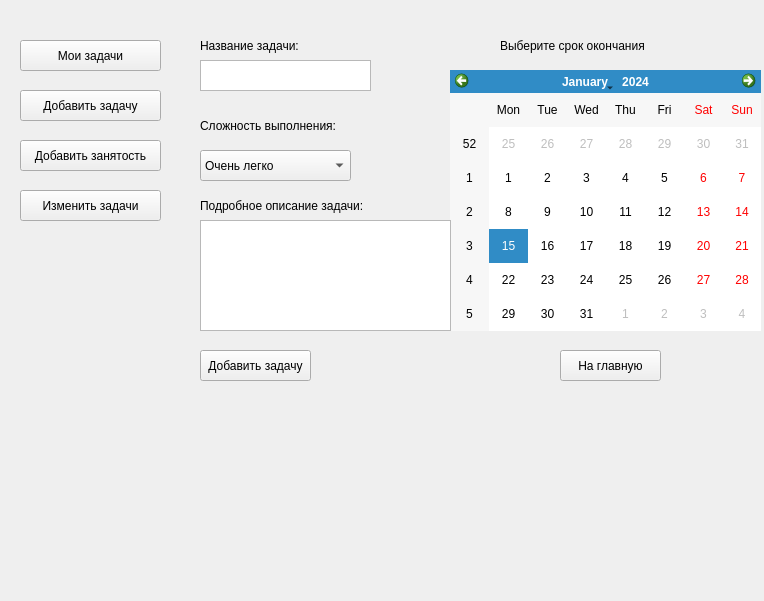
<?xml version="1.0" encoding="UTF-8"?>
<ui version="4.0">
 <class>keknaizer</class>
 <widget class="QWidget" name="keknaizer">
  <property name="geometry">
   <rect>
    <x>0</x>
    <y>0</y>
    <width>764</width>
    <height>601</height>
   </rect>
  </property>
  <property name="windowTitle">
   <string>keknaizer</string>
  </property>
  <property name="styleSheet">
   <string notr="true">rgb (252, 175, 62)</string>
  </property>
  <widget class="QStackedWidget" name="stackedWidget">
   <property name="geometry">
    <rect>
     <x>170</x>
     <y>0</y>
     <width>591</width>
     <height>551</height>
    </rect>
   </property>
   <property name="currentIndex">
    <number>1</number>
   </property>
   <widget class="QWidget" name="page">
    <widget class="QLabel" name="label_12">
     <property name="geometry">
      <rect>
       <x>220</x>
       <y>160</y>
       <width>149</width>
       <height>17</height>
      </rect>
     </property>
     <property name="sizePolicy">
      <sizepolicy hsizetype="Fixed" vsizetype="Preferred">
       <horstretch>0</horstretch>
       <verstretch>0</verstretch>
      </sizepolicy>
     </property>
     <property name="minimumSize">
      <size>
       <width>70</width>
       <height>0</height>
      </size>
     </property>
     <property name="text">
      <string>Помыть соседа</string>
     </property>
    </widget>
    <widget class="QPushButton" name="pushButton_6">
     <property name="geometry">
      <rect>
       <x>340</x>
       <y>260</y>
       <width>151</width>
       <height>31</height>
      </rect>
     </property>
     <property name="text">
      <string>Добавить новую задачу</string>
     </property>
    </widget>
    <widget class="QProgressBar" name="progressBar">
     <property name="geometry">
      <rect>
       <x>30</x>
       <y>200</y>
       <width>491</width>
       <height>41</height>
      </rect>
     </property>
     <property name="value">
      <number>24</number>
     </property>
    </widget>
    <widget class="QLabel" name="label_11">
     <property name="geometry">
      <rect>
       <x>200</x>
       <y>20</y>
       <width>149</width>
       <height>17</height>
      </rect>
     </property>
     <property name="sizePolicy">
      <sizepolicy hsizetype="Fixed" vsizetype="Preferred">
       <horstretch>0</horstretch>
       <verstretch>0</verstretch>
      </sizepolicy>
     </property>
     <property name="minimumSize">
      <size>
       <width>70</width>
       <height>0</height>
      </size>
     </property>
     <property name="text">
      <string>Мои    задачи</string>
     </property>
    </widget>
   </widget>
   <widget class="QWidget" name="page_2">
    <widget class="QLabel" name="label">
     <property name="geometry">
      <rect>
       <x>330</x>
       <y>30</y>
       <width>171</width>
       <height>31</height>
      </rect>
     </property>
     <property name="text">
      <string>Выберите срок окончания</string>
     </property>
    </widget>
    <widget class="QLabel" name="label_2">
     <property name="geometry">
      <rect>
       <x>30</x>
       <y>30</y>
       <width>171</width>
       <height>31</height>
      </rect>
     </property>
     <property name="text">
      <string>Название задачи:</string>
     </property>
    </widget>
    <widget class="QLabel" name="label_21">
     <property name="geometry">
      <rect>
       <x>30</x>
       <y>110</y>
       <width>171</width>
       <height>31</height>
      </rect>
     </property>
     <property name="text">
      <string>Сложность выполнения:</string>
     </property>
    </widget>
    <widget class="QComboBox" name="comboBox_9">
     <property name="geometry">
      <rect>
       <x>30</x>
       <y>150</y>
       <width>151</width>
       <height>31</height>
      </rect>
     </property>
     <item>
      <property name="text">
       <string>Очень легко</string>
      </property>
     </item>
     <item>
      <property name="text">
       <string>Легко</string>
      </property>
     </item>
     <item>
      <property name="text">
       <string>Не очень легко</string>
      </property>
     </item>
     <item>
      <property name="text">
       <string>Не очень..</string>
      </property>
     </item>
     <item>
      <property name="text">
       <string>Сложно</string>
      </property>
     </item>
     <item>
      <property name="text">
       <string>Очень сложно</string>
      </property>
     </item>
     <item>
      <property name="text">
       <string>O_O</string>
      </property>
     </item>
     <item>
      <property name="text">
       <string>GODMODE</string>
      </property>
     </item>
    </widget>
    <widget class="QLabel" name="label_22">
     <property name="geometry">
      <rect>
       <x>30</x>
       <y>190</y>
       <width>181</width>
       <height>31</height>
      </rect>
     </property>
     <property name="text">
      <string>Подробное описание задачи:</string>
     </property>
    </widget>
    <widget class="QCalendarWidget" name="calendarWidget">
     <property name="geometry">
      <rect>
       <x>280</x>
       <y>70</y>
       <width>311</width>
       <height>261</height>
      </rect>
     </property>
    </widget>
    <widget class="QPushButton" name="pushButton_8">
     <property name="geometry">
      <rect>
       <x>30</x>
       <y>350</y>
       <width>111</width>
       <height>31</height>
      </rect>
     </property>
     <property name="text">
      <string>Добавить задачу</string>
     </property>
    </widget>
    <widget class="QPushButton" name="pushButton_9">
     <property name="geometry">
      <rect>
       <x>390</x>
       <y>350</y>
       <width>101</width>
       <height>31</height>
      </rect>
     </property>
     <property name="text">
      <string>На главную</string>
     </property>
    </widget>
    <widget class="QPlainTextEdit" name="plainTextEdit_3">
     <property name="geometry">
      <rect>
       <x>30</x>
       <y>220</y>
       <width>251</width>
       <height>111</height>
      </rect>
     </property>
    </widget>
    <widget class="QPlainTextEdit" name="plainTextEdit_4">
     <property name="geometry">
      <rect>
       <x>30</x>
       <y>60</y>
       <width>171</width>
       <height>31</height>
      </rect>
     </property>
    </widget>
   </widget>
   <widget class="QWidget" name="page_3">
    <widget class="QWidget" name="layoutWidget">
     <property name="geometry">
      <rect>
       <x>50</x>
       <y>20</y>
       <width>418</width>
       <height>534</height>
      </rect>
     </property>
     <layout class="QVBoxLayout" name="verticalLayout_3" stretch="0,0,0,0,0,0,0,0,0,0,0,0,0,0,0">
      <property name="leftMargin">
       <number>0</number>
      </property>
      <property name="bottomMargin">
       <number>3</number>
      </property>
      <item alignment="Qt::AlignHCenter">
       <widget class="QLabel" name="label_13">
        <property name="sizePolicy">
         <sizepolicy hsizetype="Fixed" vsizetype="Preferred">
          <horstretch>0</horstretch>
          <verstretch>0</verstretch>
         </sizepolicy>
        </property>
        <property name="minimumSize">
         <size>
          <width>70</width>
          <height>0</height>
         </size>
        </property>
        <property name="text">
         <string>Укажите вашу занятость:</string>
        </property>
       </widget>
      </item>
      <item>
       <spacer name="verticalSpacer_8">
        <property name="orientation">
         <enum>Qt::Vertical</enum>
        </property>
        <property name="sizeHint" stdset="0">
         <size>
          <width>20</width>
          <height>17</height>
         </size>
        </property>
       </spacer>
      </item>
      <item>
       <layout class="QHBoxLayout" name="horizontalLayout_6">
        <item>
         <spacer name="horizontalSpacer_11">
          <property name="orientation">
           <enum>Qt::Horizontal</enum>
          </property>
          <property name="sizeHint" stdset="0">
           <size>
            <width>76</width>
            <height>20</height>
           </size>
          </property>
         </spacer>
        </item>
        <item>
         <widget class="QLabel" name="label_14">
          <property name="minimumSize">
           <size>
            <width>30</width>
            <height>0</height>
           </size>
          </property>
          <property name="text">
           <string>Часы</string>
          </property>
         </widget>
        </item>
        <item>
         <spacer name="horizontalSpacer_12">
          <property name="orientation">
           <enum>Qt::Horizontal</enum>
          </property>
          <property name="sizeHint" stdset="0">
           <size>
            <width>79</width>
            <height>20</height>
           </size>
          </property>
         </spacer>
        </item>
        <item>
         <widget class="QLabel" name="label_15">
          <property name="minimumSize">
           <size>
            <width>40</width>
            <height>0</height>
           </size>
          </property>
          <property name="text">
           <string>Минуты</string>
          </property>
         </widget>
        </item>
        <item>
         <spacer name="horizontalSpacer_13">
          <property name="orientation">
           <enum>Qt::Horizontal</enum>
          </property>
          <property name="sizeHint" stdset="0">
           <size>
            <width>10</width>
            <height>20</height>
           </size>
          </property>
         </spacer>
        </item>
       </layout>
      </item>
      <item>
       <spacer name="verticalSpacer_9">
        <property name="orientation">
         <enum>Qt::Vertical</enum>
        </property>
        <property name="sizeHint" stdset="0">
         <size>
          <width>20</width>
          <height>17</height>
         </size>
        </property>
       </spacer>
      </item>
      <item>
       <layout class="QHBoxLayout" name="horizontalLayout_7">
        <item>
         <widget class="QLabel" name="label_16">
          <property name="minimumSize">
           <size>
            <width>20</width>
            <height>0</height>
           </size>
          </property>
          <property name="text">
           <string>С</string>
          </property>
         </widget>
        </item>
        <item>
         <spacer name="horizontalSpacer_14">
          <property name="orientation">
           <enum>Qt::Horizontal</enum>
          </property>
          <property name="sizeHint" stdset="0">
           <size>
            <width>88</width>
            <height>20</height>
           </size>
          </property>
         </spacer>
        </item>
        <item>
         <widget class="QComboBox" name="comboBox_4">
          <property name="minimumSize">
           <size>
            <width>101</width>
            <height>0</height>
           </size>
          </property>
          <property name="styleSheet">
           <string notr="true">QComboBox {
background-color:rgb(173, 127, 168);
}</string>
          </property>
          <property name="maxCount">
           <number>23</number>
          </property>
          <item>
           <property name="text">
            <string>0</string>
           </property>
          </item>
          <item>
           <property name="text">
            <string>1</string>
           </property>
          </item>
          <item>
           <property name="text">
            <string>2</string>
           </property>
          </item>
          <item>
           <property name="text">
            <string>3</string>
           </property>
          </item>
          <item>
           <property name="text">
            <string>4</string>
           </property>
          </item>
          <item>
           <property name="text">
            <string>5</string>
           </property>
          </item>
          <item>
           <property name="text">
            <string>6</string>
           </property>
          </item>
          <item>
           <property name="text">
            <string>7</string>
           </property>
          </item>
          <item>
           <property name="text">
            <string>8</string>
           </property>
          </item>
          <item>
           <property name="text">
            <string>9</string>
           </property>
          </item>
          <item>
           <property name="text">
            <string>10</string>
           </property>
          </item>
          <item>
           <property name="text">
            <string>11</string>
           </property>
          </item>
          <item>
           <property name="text">
            <string>12</string>
           </property>
          </item>
          <item>
           <property name="text">
            <string>13</string>
           </property>
          </item>
          <item>
           <property name="text">
            <string>14</string>
           </property>
          </item>
          <item>
           <property name="text">
            <string>15</string>
           </property>
          </item>
          <item>
           <property name="text">
            <string>16</string>
           </property>
          </item>
          <item>
           <property name="text">
            <string>17</string>
           </property>
          </item>
          <item>
           <property name="text">
            <string>18</string>
           </property>
          </item>
          <item>
           <property name="text">
            <string>19</string>
           </property>
          </item>
          <item>
           <property name="text">
            <string>20</string>
           </property>
          </item>
          <item>
           <property name="text">
            <string>21</string>
           </property>
          </item>
          <item>
           <property name="text">
            <string>23</string>
           </property>
          </item>
         </widget>
        </item>
        <item>
         <spacer name="horizontalSpacer_15">
          <property name="orientation">
           <enum>Qt::Horizontal</enum>
          </property>
          <property name="sizeHint" stdset="0">
           <size>
            <width>80</width>
            <height>20</height>
           </size>
          </property>
         </spacer>
        </item>
        <item>
         <widget class="QComboBox" name="comboBox_6">
          <property name="minimumSize">
           <size>
            <width>101</width>
            <height>0</height>
           </size>
          </property>
          <property name="maxCount">
           <number>59</number>
          </property>
          <item>
           <property name="text">
            <string>0</string>
           </property>
          </item>
          <item>
           <property name="text">
            <string>1</string>
           </property>
          </item>
          <item>
           <property name="text">
            <string>2</string>
           </property>
          </item>
          <item>
           <property name="text">
            <string>3</string>
           </property>
          </item>
          <item>
           <property name="text">
            <string>4</string>
           </property>
          </item>
          <item>
           <property name="text">
            <string>5</string>
           </property>
          </item>
          <item>
           <property name="text">
            <string>6</string>
           </property>
          </item>
          <item>
           <property name="text">
            <string>7</string>
           </property>
          </item>
          <item>
           <property name="text">
            <string>8</string>
           </property>
          </item>
          <item>
           <property name="text">
            <string>9</string>
           </property>
          </item>
          <item>
           <property name="text">
            <string>10</string>
           </property>
          </item>
          <item>
           <property name="text">
            <string>11</string>
           </property>
          </item>
          <item>
           <property name="text">
            <string>12</string>
           </property>
          </item>
          <item>
           <property name="text">
            <string>13</string>
           </property>
          </item>
          <item>
           <property name="text">
            <string>14</string>
           </property>
          </item>
          <item>
           <property name="text">
            <string>15</string>
           </property>
          </item>
          <item>
           <property name="text">
            <string>16</string>
           </property>
          </item>
          <item>
           <property name="text">
            <string>17</string>
           </property>
          </item>
          <item>
           <property name="text">
            <string>18</string>
           </property>
          </item>
          <item>
           <property name="text">
            <string>19</string>
           </property>
          </item>
          <item>
           <property name="text">
            <string>20</string>
           </property>
          </item>
          <item>
           <property name="text">
            <string>21</string>
           </property>
          </item>
          <item>
           <property name="text">
            <string>22</string>
           </property>
          </item>
          <item>
           <property name="text">
            <string>23</string>
           </property>
          </item>
          <item>
           <property name="text">
            <string>24</string>
           </property>
          </item>
          <item>
           <property name="text">
            <string>25</string>
           </property>
          </item>
          <item>
           <property name="text">
            <string>26</string>
           </property>
          </item>
          <item>
           <property name="text">
            <string>27</string>
           </property>
          </item>
          <item>
           <property name="text">
            <string>28</string>
           </property>
          </item>
          <item>
           <property name="text">
            <string>29</string>
           </property>
          </item>
          <item>
           <property name="text">
            <string>30</string>
           </property>
          </item>
          <item>
           <property name="text">
            <string>31</string>
           </property>
          </item>
          <item>
           <property name="text">
            <string>32</string>
           </property>
          </item>
          <item>
           <property name="text">
            <string>33</string>
           </property>
          </item>
          <item>
           <property name="text">
            <string>34</string>
           </property>
          </item>
          <item>
           <property name="text">
            <string>35</string>
           </property>
          </item>
          <item>
           <property name="text">
            <string>36</string>
           </property>
          </item>
          <item>
           <property name="text">
            <string>37</string>
           </property>
          </item>
          <item>
           <property name="text">
            <string>38</string>
           </property>
          </item>
          <item>
           <property name="text">
            <string>39</string>
           </property>
          </item>
          <item>
           <property name="text">
            <string>40</string>
           </property>
          </item>
          <item>
           <property name="text">
            <string>41</string>
           </property>
          </item>
          <item>
           <property name="text">
            <string>42</string>
           </property>
          </item>
          <item>
           <property name="text">
            <string>43</string>
           </property>
          </item>
          <item>
           <property name="text">
            <string>44</string>
           </property>
          </item>
          <item>
           <property name="text">
            <string>45</string>
           </property>
          </item>
          <item>
           <property name="text">
            <string>46</string>
           </property>
          </item>
          <item>
           <property name="text">
            <string>47</string>
           </property>
          </item>
          <item>
           <property name="text">
            <string>48</string>
           </property>
          </item>
          <item>
           <property name="text">
            <string>49</string>
           </property>
          </item>
          <item>
           <property name="text">
            <string>50</string>
           </property>
          </item>
          <item>
           <property name="text">
            <string>51</string>
           </property>
          </item>
          <item>
           <property name="text">
            <string>52</string>
           </property>
          </item>
          <item>
           <property name="text">
            <string>53</string>
           </property>
          </item>
          <item>
           <property name="text">
            <string>54</string>
           </property>
          </item>
          <item>
           <property name="text">
            <string>55</string>
           </property>
          </item>
          <item>
           <property name="text">
            <string>56</string>
           </property>
          </item>
          <item>
           <property name="text">
            <string>57</string>
           </property>
          </item>
          <item>
           <property name="text">
            <string>59</string>
           </property>
          </item>
         </widget>
        </item>
       </layout>
      </item>
      <item>
       <spacer name="verticalSpacer_10">
        <property name="orientation">
         <enum>Qt::Vertical</enum>
        </property>
        <property name="sizeHint" stdset="0">
         <size>
          <width>20</width>
          <height>17</height>
         </size>
        </property>
       </spacer>
      </item>
      <item>
       <layout class="QHBoxLayout" name="horizontalLayout_8">
        <item>
         <spacer name="horizontalSpacer_16">
          <property name="orientation">
           <enum>Qt::Horizontal</enum>
          </property>
          <property name="sizeHint" stdset="0">
           <size>
            <width>76</width>
            <height>20</height>
           </size>
          </property>
         </spacer>
        </item>
        <item>
         <widget class="QLabel" name="label_17">
          <property name="minimumSize">
           <size>
            <width>30</width>
            <height>0</height>
           </size>
          </property>
          <property name="text">
           <string>Часы</string>
          </property>
         </widget>
        </item>
        <item>
         <spacer name="horizontalSpacer_17">
          <property name="orientation">
           <enum>Qt::Horizontal</enum>
          </property>
          <property name="sizeHint" stdset="0">
           <size>
            <width>79</width>
            <height>20</height>
           </size>
          </property>
         </spacer>
        </item>
        <item>
         <widget class="QLabel" name="label_18">
          <property name="minimumSize">
           <size>
            <width>40</width>
            <height>0</height>
           </size>
          </property>
          <property name="text">
           <string>Минуты</string>
          </property>
         </widget>
        </item>
        <item>
         <spacer name="horizontalSpacer_18">
          <property name="orientation">
           <enum>Qt::Horizontal</enum>
          </property>
          <property name="sizeHint" stdset="0">
           <size>
            <width>10</width>
            <height>20</height>
           </size>
          </property>
         </spacer>
        </item>
       </layout>
      </item>
      <item>
       <spacer name="verticalSpacer_11">
        <property name="orientation">
         <enum>Qt::Vertical</enum>
        </property>
        <property name="sizeHint" stdset="0">
         <size>
          <width>20</width>
          <height>17</height>
         </size>
        </property>
       </spacer>
      </item>
      <item>
       <layout class="QHBoxLayout" name="horizontalLayout_2">
        <property name="sizeConstraint">
         <enum>QLayout::SetDefaultConstraint</enum>
        </property>
        <item>
         <widget class="QLabel" name="label_19">
          <property name="sizePolicy">
           <sizepolicy hsizetype="Expanding" vsizetype="Preferred">
            <horstretch>0</horstretch>
            <verstretch>0</verstretch>
           </sizepolicy>
          </property>
          <property name="minimumSize">
           <size>
            <width>20</width>
            <height>0</height>
           </size>
          </property>
          <property name="text">
           <string>До</string>
          </property>
         </widget>
        </item>
        <item>
         <spacer name="horizontalSpacer_19">
          <property name="orientation">
           <enum>Qt::Horizontal</enum>
          </property>
          <property name="sizeHint" stdset="0">
           <size>
            <width>88</width>
            <height>20</height>
           </size>
          </property>
         </spacer>
        </item>
        <item>
         <widget class="QComboBox" name="comboBox_7">
          <property name="minimumSize">
           <size>
            <width>101</width>
            <height>0</height>
           </size>
          </property>
          <property name="maxCount">
           <number>23</number>
          </property>
          <item>
           <property name="text">
            <string>0</string>
           </property>
          </item>
          <item>
           <property name="text">
            <string>1</string>
           </property>
          </item>
          <item>
           <property name="text">
            <string>2</string>
           </property>
          </item>
          <item>
           <property name="text">
            <string>3</string>
           </property>
          </item>
          <item>
           <property name="text">
            <string>4</string>
           </property>
          </item>
          <item>
           <property name="text">
            <string>5</string>
           </property>
          </item>
          <item>
           <property name="text">
            <string>6</string>
           </property>
          </item>
          <item>
           <property name="text">
            <string>7</string>
           </property>
          </item>
          <item>
           <property name="text">
            <string>8</string>
           </property>
          </item>
          <item>
           <property name="text">
            <string>9</string>
           </property>
          </item>
          <item>
           <property name="text">
            <string>10</string>
           </property>
          </item>
          <item>
           <property name="text">
            <string>11</string>
           </property>
          </item>
          <item>
           <property name="text">
            <string>12</string>
           </property>
          </item>
          <item>
           <property name="text">
            <string>13</string>
           </property>
          </item>
          <item>
           <property name="text">
            <string>14</string>
           </property>
          </item>
          <item>
           <property name="text">
            <string>15</string>
           </property>
          </item>
          <item>
           <property name="text">
            <string>16</string>
           </property>
          </item>
          <item>
           <property name="text">
            <string>17</string>
           </property>
          </item>
          <item>
           <property name="text">
            <string>18</string>
           </property>
          </item>
          <item>
           <property name="text">
            <string>19</string>
           </property>
          </item>
          <item>
           <property name="text">
            <string>20</string>
           </property>
          </item>
          <item>
           <property name="text">
            <string>21</string>
           </property>
          </item>
          <item>
           <property name="text">
            <string>23</string>
           </property>
          </item>
         </widget>
        </item>
        <item>
         <spacer name="horizontalSpacer_20">
          <property name="orientation">
           <enum>Qt::Horizontal</enum>
          </property>
          <property name="sizeHint" stdset="0">
           <size>
            <width>80</width>
            <height>20</height>
           </size>
          </property>
         </spacer>
        </item>
        <item>
         <widget class="QComboBox" name="comboBox_8">
          <property name="minimumSize">
           <size>
            <width>101</width>
            <height>0</height>
           </size>
          </property>
          <property name="maxCount">
           <number>59</number>
          </property>
          <item>
           <property name="text">
            <string>0</string>
           </property>
          </item>
          <item>
           <property name="text">
            <string>1</string>
           </property>
          </item>
          <item>
           <property name="text">
            <string>2</string>
           </property>
          </item>
          <item>
           <property name="text">
            <string>3</string>
           </property>
          </item>
          <item>
           <property name="text">
            <string>4</string>
           </property>
          </item>
          <item>
           <property name="text">
            <string>5</string>
           </property>
          </item>
          <item>
           <property name="text">
            <string>6</string>
           </property>
          </item>
          <item>
           <property name="text">
            <string>7</string>
           </property>
          </item>
          <item>
           <property name="text">
            <string>8</string>
           </property>
          </item>
          <item>
           <property name="text">
            <string>9</string>
           </property>
          </item>
          <item>
           <property name="text">
            <string>10</string>
           </property>
          </item>
          <item>
           <property name="text">
            <string>11</string>
           </property>
          </item>
          <item>
           <property name="text">
            <string>12</string>
           </property>
          </item>
          <item>
           <property name="text">
            <string>13</string>
           </property>
          </item>
          <item>
           <property name="text">
            <string>14</string>
           </property>
          </item>
          <item>
           <property name="text">
            <string>15</string>
           </property>
          </item>
          <item>
           <property name="text">
            <string>16</string>
           </property>
          </item>
          <item>
           <property name="text">
            <string>17</string>
           </property>
          </item>
          <item>
           <property name="text">
            <string>18</string>
           </property>
          </item>
          <item>
           <property name="text">
            <string>19</string>
           </property>
          </item>
          <item>
           <property name="text">
            <string>20</string>
           </property>
          </item>
          <item>
           <property name="text">
            <string>21</string>
           </property>
          </item>
          <item>
           <property name="text">
            <string>22</string>
           </property>
          </item>
          <item>
           <property name="text">
            <string>23</string>
           </property>
          </item>
          <item>
           <property name="text">
            <string>24</string>
           </property>
          </item>
          <item>
           <property name="text">
            <string>25</string>
           </property>
          </item>
          <item>
           <property name="text">
            <string>26</string>
           </property>
          </item>
          <item>
           <property name="text">
            <string>27</string>
           </property>
          </item>
          <item>
           <property name="text">
            <string>28</string>
           </property>
          </item>
          <item>
           <property name="text">
            <string>29</string>
           </property>
          </item>
          <item>
           <property name="text">
            <string>30</string>
           </property>
          </item>
          <item>
           <property name="text">
            <string>31</string>
           </property>
          </item>
          <item>
           <property name="text">
            <string>32</string>
           </property>
          </item>
          <item>
           <property name="text">
            <string>33</string>
           </property>
          </item>
          <item>
           <property name="text">
            <string>34</string>
           </property>
          </item>
          <item>
           <property name="text">
            <string>35</string>
           </property>
          </item>
          <item>
           <property name="text">
            <string>36</string>
           </property>
          </item>
          <item>
           <property name="text">
            <string>37</string>
           </property>
          </item>
          <item>
           <property name="text">
            <string>38</string>
           </property>
          </item>
          <item>
           <property name="text">
            <string>39</string>
           </property>
          </item>
          <item>
           <property name="text">
            <string>40</string>
           </property>
          </item>
          <item>
           <property name="text">
            <string>41</string>
           </property>
          </item>
          <item>
           <property name="text">
            <string>42</string>
           </property>
          </item>
          <item>
           <property name="text">
            <string>43</string>
           </property>
          </item>
          <item>
           <property name="text">
            <string>44</string>
           </property>
          </item>
          <item>
           <property name="text">
            <string>45</string>
           </property>
          </item>
          <item>
           <property name="text">
            <string>46</string>
           </property>
          </item>
          <item>
           <property name="text">
            <string>47</string>
           </property>
          </item>
          <item>
           <property name="text">
            <string>48</string>
           </property>
          </item>
          <item>
           <property name="text">
            <string>49</string>
           </property>
          </item>
          <item>
           <property name="text">
            <string>50</string>
           </property>
          </item>
          <item>
           <property name="text">
            <string>51</string>
           </property>
          </item>
          <item>
           <property name="text">
            <string>52</string>
           </property>
          </item>
          <item>
           <property name="text">
            <string>53</string>
           </property>
          </item>
          <item>
           <property name="text">
            <string>54</string>
           </property>
          </item>
          <item>
           <property name="text">
            <string>55</string>
           </property>
          </item>
          <item>
           <property name="text">
            <string>56</string>
           </property>
          </item>
          <item>
           <property name="text">
            <string>57</string>
           </property>
          </item>
          <item>
           <property name="text">
            <string>59</string>
           </property>
          </item>
         </widget>
        </item>
       </layout>
      </item>
      <item>
       <spacer name="verticalSpacer_12">
        <property name="orientation">
         <enum>Qt::Vertical</enum>
        </property>
        <property name="sizeHint" stdset="0">
         <size>
          <width>20</width>
          <height>17</height>
         </size>
        </property>
       </spacer>
      </item>
      <item>
       <widget class="QPushButton" name="pushButton_7">
        <property name="sizePolicy">
         <sizepolicy hsizetype="Fixed" vsizetype="Fixed">
          <horstretch>0</horstretch>
          <verstretch>0</verstretch>
         </sizepolicy>
        </property>
        <property name="minimumSize">
         <size>
          <width>50</width>
          <height>0</height>
         </size>
        </property>
        <property name="text">
         <string>Запомнить</string>
        </property>
       </widget>
      </item>
      <item>
       <spacer name="verticalSpacer_13">
        <property name="orientation">
         <enum>Qt::Vertical</enum>
        </property>
        <property name="sizeHint" stdset="0">
         <size>
          <width>20</width>
          <height>17</height>
         </size>
        </property>
       </spacer>
      </item>
      <item>
       <widget class="QLabel" name="label_20">
        <property name="text">
         <string>Ваше свободное время:</string>
        </property>
       </widget>
      </item>
      <item>
       <spacer name="verticalSpacer_14">
        <property name="orientation">
         <enum>Qt::Vertical</enum>
        </property>
        <property name="sizeHint" stdset="0">
         <size>
          <width>20</width>
          <height>17</height>
         </size>
        </property>
       </spacer>
      </item>
      <item>
       <widget class="QPlainTextEdit" name="plainTextEdit_2"/>
      </item>
     </layout>
    </widget>
   </widget>
   <widget class="QWidget" name="page_4"/>
  </widget>
  <widget class="QPushButton" name="pushButton_2">
   <property name="geometry">
    <rect>
     <x>20</x>
     <y>40</y>
     <width>141</width>
     <height>31</height>
    </rect>
   </property>
   <property name="text">
    <string>Мои задачи</string>
   </property>
  </widget>
  <widget class="QPushButton" name="pushButton_3">
   <property name="geometry">
    <rect>
     <x>20</x>
     <y>90</y>
     <width>141</width>
     <height>31</height>
    </rect>
   </property>
   <property name="text">
    <string>Добавить задачу</string>
   </property>
  </widget>
  <widget class="QPushButton" name="pushButton_4">
   <property name="geometry">
    <rect>
     <x>20</x>
     <y>140</y>
     <width>141</width>
     <height>31</height>
    </rect>
   </property>
   <property name="text">
    <string>Добавить занятость</string>
   </property>
  </widget>
  <widget class="QPushButton" name="pushButton_5">
   <property name="geometry">
    <rect>
     <x>20</x>
     <y>190</y>
     <width>141</width>
     <height>31</height>
    </rect>
   </property>
   <property name="text">
    <string>Изменить задачи</string>
   </property>
  </widget>
 </widget>
 <layoutdefault spacing="6" margin="11"/>
 <resources/>
 <connections>
  <connection>
   <sender>comboBox_4</sender>
   <signal>currentIndexChanged(int)</signal>
   <receiver>keknaizer</receiver>
   <slot>qBox1(int)</slot>
   <hints>
    <hint type="sourcelabel">
     <x>406</x>
     <y>124</y>
    </hint>
    <hint type="destinationlabel">
     <x>79</x>
     <y>281</y>
    </hint>
   </hints>
  </connection>
  <connection>
   <sender>comboBox_6</sender>
   <signal>currentIndexChanged(int)</signal>
   <receiver>keknaizer</receiver>
   <slot>qBox2(int)</slot>
   <hints>
    <hint type="sourcelabel">
     <x>573</x>
     <y>121</y>
    </hint>
    <hint type="destinationlabel">
     <x>37</x>
     <y>316</y>
    </hint>
   </hints>
  </connection>
  <connection>
   <sender>comboBox_7</sender>
   <signal>currentIndexChanged(int)</signal>
   <receiver>keknaizer</receiver>
   <slot>qBox3(int)</slot>
   <hints>
    <hint type="sourcelabel">
     <x>365</x>
     <y>225</y>
    </hint>
    <hint type="destinationlabel">
     <x>16</x>
     <y>352</y>
    </hint>
   </hints>
  </connection>
  <connection>
   <sender>comboBox_8</sender>
   <signal>currentIndexChanged(int)</signal>
   <receiver>keknaizer</receiver>
   <slot>qBox4(int)</slot>
   <hints>
    <hint type="sourcelabel">
     <x>567</x>
     <y>224</y>
    </hint>
    <hint type="destinationlabel">
     <x>62</x>
     <y>388</y>
    </hint>
   </hints>
  </connection>
  <connection>
   <sender>pushButton_7</sender>
   <signal>clicked()</signal>
   <receiver>keknaizer</receiver>
   <slot>free_time()</slot>
   <hints>
    <hint type="sourcelabel">
     <x>230</x>
     <y>273</y>
    </hint>
    <hint type="destinationlabel">
     <x>82</x>
     <y>448</y>
    </hint>
   </hints>
  </connection>
  <connection>
   <sender>pushButton_8</sender>
   <signal>clicked()</signal>
   <receiver>keknaizer</receiver>
   <slot>on_problems_add()</slot>
   <hints>
    <hint type="sourcelabel">
     <x>225</x>
     <y>370</y>
    </hint>
    <hint type="destinationlabel">
     <x>122</x>
     <y>403</y>
    </hint>
   </hints>
  </connection>
 </connections>
 <slots>
  <slot>qBox1(int)</slot>
  <slot>qBox2(int)</slot>
  <slot>qBox3(int)</slot>
  <slot>qBox4(int)</slot>
  <slot>free_time()</slot>
  <slot>on_problems_add()</slot>
 </slots>
</ui>
